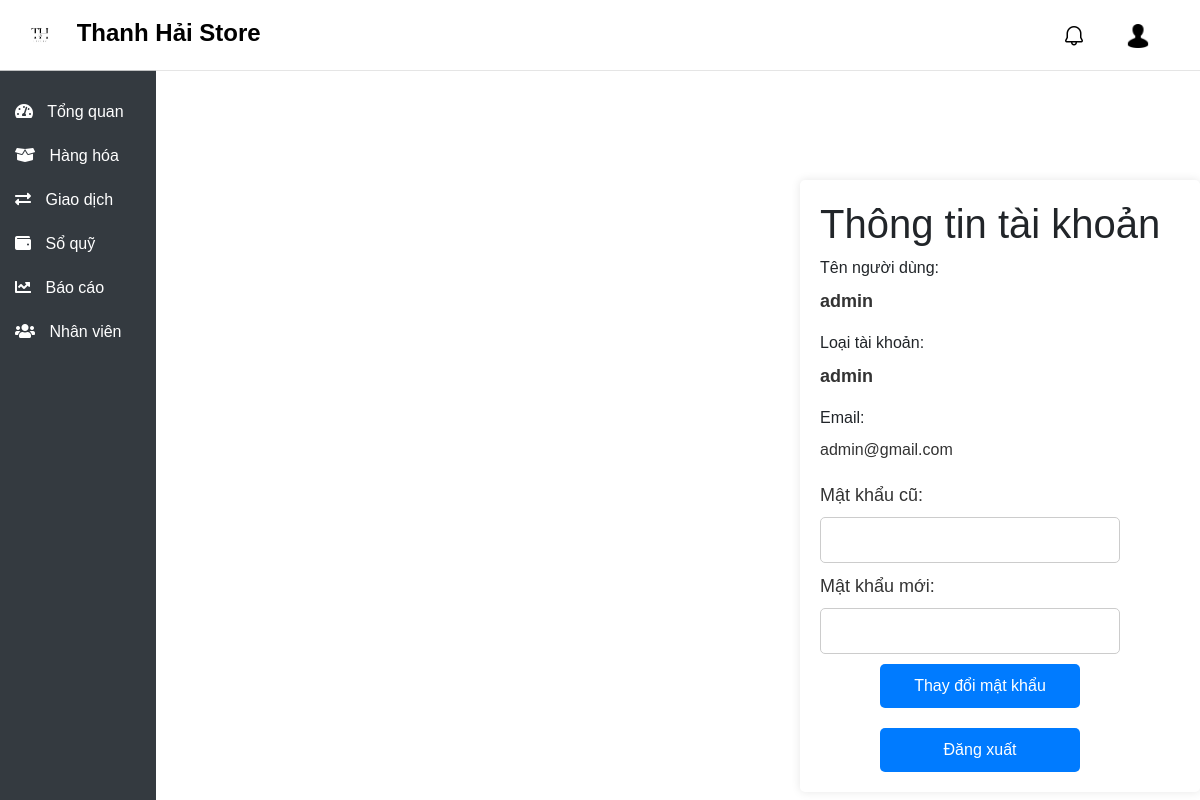
Page /account (signed in) on the committed database.
### db.py (models this page shows)
class Register(db.Model):
    __tablename__ = 'register'
    id = db.Column(db.Integer, primary_key=True, autoincrement=True)
    user = db.Column(db.String(50), nullable=False)
    email = db.Column(db.String(50), unique=True, nullable=False)
    password = db.Column(db.String(128), nullable=False)
    usertype = db.Column(db.String(20), nullable=False)
    secret_question = db.Column(db.String(255), nullable=False)
    phone = db.Column(db.String(255), nullable=True)

### app.py (the view)
@app.route("/account", methods=["GET"])
def admin_account():
    if "user_id" in session and session["usertype"] in ["admin", "nhanvienbanhang", "nhanvienkho", "thuquy"]:
        user = Register.query.filter_by(id=session["user_id"]).first()
        if user:
            return render_template("admin/account.html", user_name=user.user, user_type=user.usertype, email=user.email)
        else:
            return "Không tìm thấy thông tin người dùng"
    else:
        return redirect(url_for("login"))

### templates/admin/account.html (shortened to what this page needs)
<!DOCTYPE html>
<html lang="en">
<head>
    <link rel="stylesheet" href="https://stackpath.bootstrapcdn.com/bootstrap/4.5.2/css/bootstrap.min.css">
    <link rel="stylesheet" href="../../static/css/account.css">
    <link rel="stylesheet" href="../../static/css/base.css">
    <link rel="stylesheet" href="https://cdnjs.cloudflare.com/ajax/libs/font-awesome/5.15.3/css/all.min.css">
</head>
<body>
    {% include 'navbar.html' %}
    <div class="sidebar" id="sidebar">
        <a href="/overview"><i class="fas fa-tachometer-alt"></i> Tổng quan</a>
        <a href="/product"><i class="fas fa-box-open"></i> Hàng hóa</a>
        <a href="/transaction"><i class="fas fa-exchange-alt"></i> Giao dịch</a>
        <a href="/treasury"><i class="fas fa-wallet"></i> Sổ quỹ</a>
        <a href="/report"><i class="fas fa-chart-line"></i> Báo cáo</a>
        <a href="/staff"><i class="fas fa-users"></i> Nhân viên</a>
    </div>
        <div class="user-info">
            <h1>Thông tin tài khoản</h1>
            <label for="username">Tên người dùng:</label>
            <p id="username" style="font-weight: bold; font-size: 18px; color: #333;">{{ user_name }}</p>
            <label for="usertype">Loại tài khoản:</label>
            <p id="usertype" style="font-weight: bold; font-size: 18px; color: #333;">{{ user_type }}</p>
            <label for="email">Email:</label>
            <p id="email" style="font-size: 16px; color: #333;">{{ email }}</p>
            <form id="change-password-form">
                <label for="old_password" style="font-size: 18px; color: #333;">Mật khẩu cũ:</label>
                <input type="password" id="old_password" name="old_password" required><br>
                <label for="new_password" style="font-size: 18px; color: #333;">Mật khẩu mới:</label>
                <input type="password" id="new_password" name="new_password" required><br>
                <button type="submit">Thay đổi mật khẩu</button>
            </form>
            <form id="logout-form" method="get" action="/logout">
                <button type="submit" class="logout-button">Đăng xuất</button>
            </form>
        </div>
</body>
</html>

### static/css/base.css (style rules this page uses)
body { font-family: Arial, sans-serif; background-image: url('../../static/img/background_dash2.jpg'); background-size: cover; background-repeat: no-repeat; background-attachment: fixed; margin: 0; padding: 0; }
.sidebar { height: 100%; width: 13%; position: fixed; top: 70px; left: 0; background-color: #343a40; padding-top: 20px; z-index: 999; transition: width 0.3s ease; overflow-x: hidden; white-space: nowrap; }
.sidebar a { padding: 10px 15px; text-decoration: none; font-size: 16px; color: white; display: block; transition: background-color 0.3s ease, padding-left 0.3s ease; position: relative; }
.sidebar a i { margin-right: 10px; transition: transform 0.3s ease; }

### templates/admin/account.html (style rules this page uses)
.user-info { margin-top: 180px; margin-left: 800px; max-width: 400px; padding: 20px; background-color: #fff; border-radius: 5px; box-shadow: 0 0 10px rgba(0, 0, 0, 0.1); }
.user-info form { margin-top: 20px; }
input[type="password"], input[type="text"] { width: calc(100% - 60px); padding: 10px; margin-bottom: 10px; border-radius: 5px; border: 1px solid #ccc; font-size: 16px; }
button[type="submit"] { background-color: #007bff; color: white; padding: 10px 20px; border: none; border-radius: 5px; font-size: 16px; cursor: pointer; transition: background-color 0.3s ease; width: 200px; margin-left: 60px; }

### rows in the picture
Register: user "admin", usertype "admin", email "admin@gmail.com"
